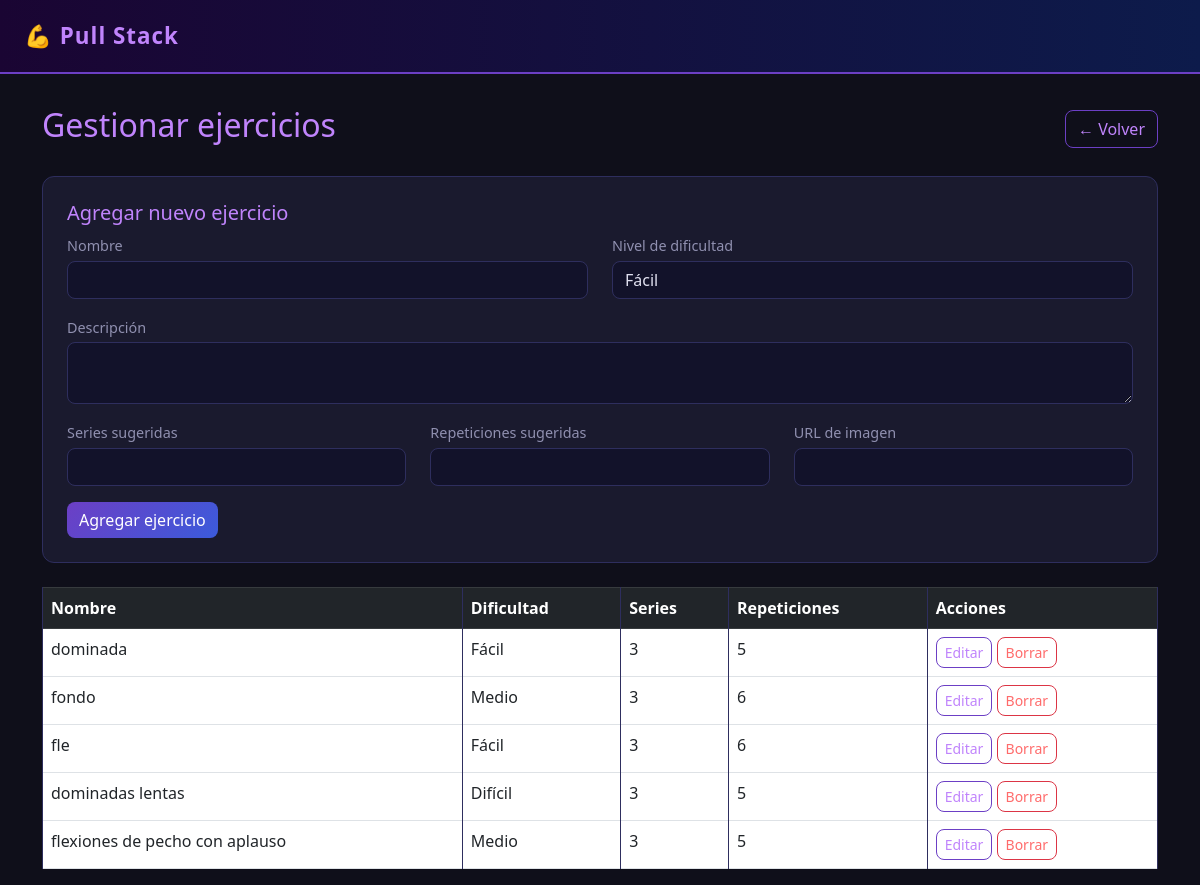
Screenshot of /admin/ejercicios (signed in) with the database file from the repository.
### models.py (models this page shows)
class Ejercicio(db.Model):
    id = db.Column(db.Integer, primary_key=True)
    nombre = db.Column(db.String(100), nullable=False)
    descripcion = db.Column(db.Text)
    nivel_dificultad = db.Column(db.String(20))
    series_sugeridas = db.Column(db.Integer)
    repeticiones_sugeridas = db.Column(db.Integer)
    imagen_url = db.Column(db.String(200))

### app.py (the view)
@app.route('/admin/ejercicios')
@login_required
def lista_ejercicios():
    if not current_user.es_admin:
        return redirect(url_for('dashboard_usuario'))
    ejercicios = Ejercicio.query.all()
    return render_template('ejercicios_admin.html', ejercicios=ejercicios)

### app.py (called while the page is built)
@login_manager.user_loader
def load_user(user_id):
    return Usuario.query.get(int(user_id))

### templates/ejercicios_admin.html (shortened to what this page needs)
{% extends "base.html" %}
{% block content %}
<div class="d-flex justify-content-between align-items-center mb-4">
    <h2>Gestionar ejercicios</h2>
    <a href="/admin" class="btn btn-outline-dark">← Volver</a>
</div>
<div class="card p-4 mb-4">
    <h5>Agregar nuevo ejercicio</h5>
    <form method="POST" action="/admin/ejercicios/crear">
        <div class="row">
            <div class="col-md-6 mb-3">
                <label>Nombre</label>
                <input type="text" name="nombre" class="form-control" required>
            </div>
            <div class="col-md-6 mb-3">
                <label>Nivel de dificultad</label>
                <select name="nivel_dificultad" class="form-control">
                    <option>Fácil</option>
                </select>
            </div>
            <div class="col-md-12 mb-3">
                <label>Descripción</label>
                <textarea name="descripcion" class="form-control" rows="2"></textarea>
            </div>
            <div class="col-md-4 mb-3">
                <label>Series sugeridas</label>
                <input type="number" name="series_sugeridas" class="form-control">
            </div>
            <div class="col-md-4 mb-3">
                <label>Repeticiones sugeridas</label>
                <input type="number" name="repeticiones_sugeridas" class="form-control">
            </div>
            <div class="col-md-4 mb-3">
                <label>URL de imagen</label>
                <input type="text" name="imagen_url" class="form-control">
            </div>
        </div>
        <button type="submit" class="btn btn-dark">Agregar ejercicio</button>
    </form>
</div>
<table class="table table-bordered">
    <thead class="table-dark">
        <tr>
            <th>Nombre</th>
            <th>Dificultad</th>
            <th>Series</th>
            <th>Repeticiones</th>
            <th>Acciones</th>
        </tr>
    </thead>
    <tbody>
        {% for e in ejercicios %}
        <tr>
            <td>{{ e.nombre }}</td>
            <td>{{ e.nivel_dificultad }}</td>
            <td>{{ e.series_sugeridas }}</td>
            <td>{{ e.repeticiones_sugeridas }}</td>
            <td>
                <a href="/admin/ejercicios/editar/{{ e.id }}" class="btn btn-sm btn-outline-dark">Editar</a>
                <a href="/admin/ejercicios/borrar/{{ e.id }}" class="btn btn-sm btn-outline-danger"
                   onclick="return confirm('¿Seguro que quieres borrar este ejercicio?')">Borrar</a>
            </td>
        </tr>
        {% endfor %}
    </tbody>
</table>
{% endblock %}

### templates/base.html (shortened to what this page needs)
<!DOCTYPE html>
<html lang="es">
<head>
    <link href="https://cdn.jsdelivr.net/npm/bootstrap@5.3.0/dist/css/bootstrap.min.css" rel="stylesheet">
</head>
<body>
    <nav class="navbar">
        <span class="navbar-brand">💪 Pull Stack</span>
    </nav>
    <div class="container">
        {% block content %}{% endblock %}
    </div>
</body>
</html>

### templates/base.html (style rules this page uses)
body { background-color: #0f0f1a; color: #e0e0f0; font-family: 'Segoe UI', sans-serif; }
.navbar { background: linear-gradient(90deg, #1a0533, #0d1b4b); border-bottom: 2px solid #6c3fc5; padding: 14px 24px; }
.navbar-brand { color: #c084fc !important; font-size: 1.4rem; font-weight: bold; letter-spacing: 1px; }
.container { margin-top: 2rem; }
.card { background-color: #1a1a2e; border: 1px solid #2e2e5e; border-radius: 12px; color: #e0e0f0; }
.table { color: #e0e0f0; }
.table-dark { background: linear-gradient(90deg, #1a0533, #0d1b4b) !important; }
.table-bordered td, .table-bordered th { border-color: #2e2e5e; }
.btn-dark { background: linear-gradient(135deg, #6c3fc5, #3b5bdb); border: none; border-radius: 8px; color: white; font-weight: 500; }
.btn-outline-dark { border: 1px solid #6c3fc5; color: #c084fc; border-radius: 8px; }
.btn-outline-danger { border: 1px solid #dc3545; color: #ff6b6b; border-radius: 8px; }
.form-control, .form-select { background-color: #12122a; border: 1px solid #2e2e5e; color: #e0e0f0; border-radius: 8px; }
label { color: #9090b0; font-size: 0.9rem; margin-bottom: 4px; }
h2, h4, h5 { color: #c084fc; }

### rows the page displays
Ejercicio: nombre "dominada", nivel_dificultad "Fácil", series_sugeridas "3", repeticiones_sugeridas "5"
Ejercicio: nombre "fondo", nivel_dificultad "Medio", series_sugeridas "3", repeticiones_sugeridas "6"
Ejercicio: nombre "fle", nivel_dificultad "Fácil", series_sugeridas "3", repeticiones_sugeridas "6"
Ejercicio: nombre "dominadas lentas", nivel_dificultad "Difícil", series_sugeridas "3", repeticiones_sugeridas "5"
Ejercicio: nombre "flexiones de pecho con aplauso", nivel_dificultad "Medio", series_sugeridas "3", repeticiones_sugeridas "5"
